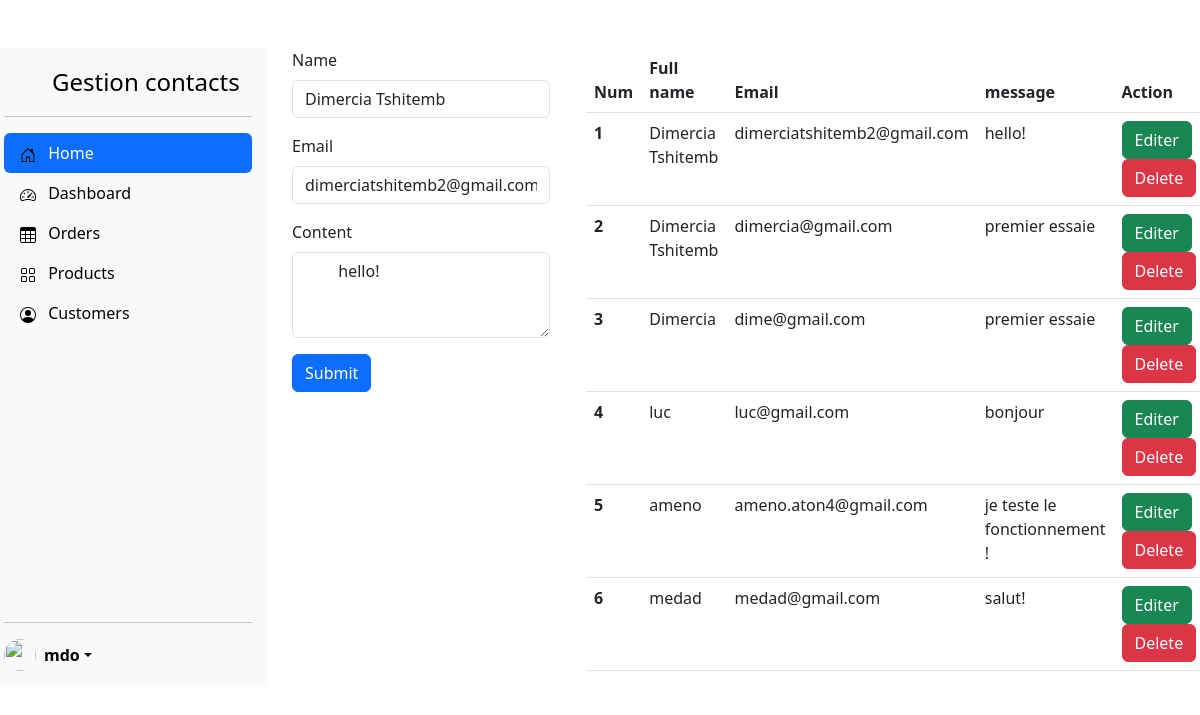
The app's page /gestion-contact/update/1/ with its own data.
### my_wedding/models.py (models this page shows)
class Contact(models.Model):
    name = models.CharField(max_length=30)
    email = models.EmailField(unique=True)
    content = models.TextField()
    def __str__(self):
        return f'{self.name} {self.email}'

### my_wedding/views.py (the view, shortened to what this page needs)
# urls.py: path('gestion-contact/update/<int:contact_id>/', uptateContactView, name = "update_contact"),
def uptateContactView(request, contact_id ,template_name="wedding/pages/gestionContact.html"):
    contact_one = Contact.objects.get(id=contact_id)
    print("id", contact_one)
    context = {}
    contacts = Contact.objects.all()
    context['contacts'] = contacts
    context['contact_one'] = contact_one
    return  render(request,  template_name, context)

### my_wedding/templates/wedding/pages/gestionContact.html (shortened to what this page needs)
<!DOCTYPE html>
{% load static %}
<html lang="en">
<head>
    <link rel="stylesheet" href="{% static 'wedding/css/bootstrap.min.css' %}">
    <link rel="stylesheet" href="{% static 'wedding/css/my_styles.css' %}">
</head>
<body>
<div class="row mt-5">
{% include 'wedding/partials/sidebar.html' %}
  <div class="col-3">
      <form class="container" method="post">
  <div class="mb-3" >
    <label for="exampleInputEmail1" class="form-label">Name</label>
    <input type="name" class="form-control" id="examplename" aria-describedby="nameHelp" name="name" value="{{contact_one.name}}">
  </div>
  <div class="mb-3">
    <label for="exampleInputEmail1" class="form-label">Email</label>
    <input type="email" class="form-control" id="exampleInputEmail1" aria-describedby="emailHelp" name="email", value="{{contact_one.email}}">
  </div>
  <div class="mb-3">
  <label for="exampleFormControlTextarea1" class="form-label">Content</label>
  <textarea class="form-control" id="exampleFormControlTextarea1" rows="3" name="content">
    {{contact_one.content}}
  </textarea>
</div>
  <button type="submit" class="btn btn-primary">Submit</button>
</form>
  </div>
  <div class="col-6">
    <table class="table">
    <thead>
      <tr>
        <th scope="col">Num</th>
        <th scope="col">Full name</th>
        <th scope="col">Email</th>
        <th scope="col">message</th>
        <th scope="col">Action</th>
      </tr>
    </thead>
    <tbody>
    {% for contact in contacts %}
      <tr>
        <th scope="row">{{ forloop.counter }}</th>
        <td>{{ contact.name }}</td>
        <td>{{ contact.email }}</td>
        <td>{{ contact.content }}</td>
        <td>
          <a href="{% url 'update_contact' contact.id %}" class="btn btn-success">Editer</a>
          <a href="{% url 'delete_contact' contact.id %}" class="btn btn-danger">Delete</a>
        </td>
      </tr>
    {% endfor %}
    </tbody>
  </table>
  </div>
</div>
</body>
</html>

### records on screen
Contact: name "Dimercia Tshitemb", email "dimerciatshitemb2@gmail.com", content "hello!"
Contact: name "Dimercia Tshitemb", email "dimercia@gmail.com", content "premier essaie"
Contact: name "Dimercia", email "dime@gmail.com", content "premier essaie"
Contact: name "luc", email "luc@gmail.com", content "bonjour"
Contact: name "ameno", email "ameno.aton4@gmail.com", content "je teste le fonctionnement !"
Contact: name "medad", email "medad@gmail.com", content "salut!"
